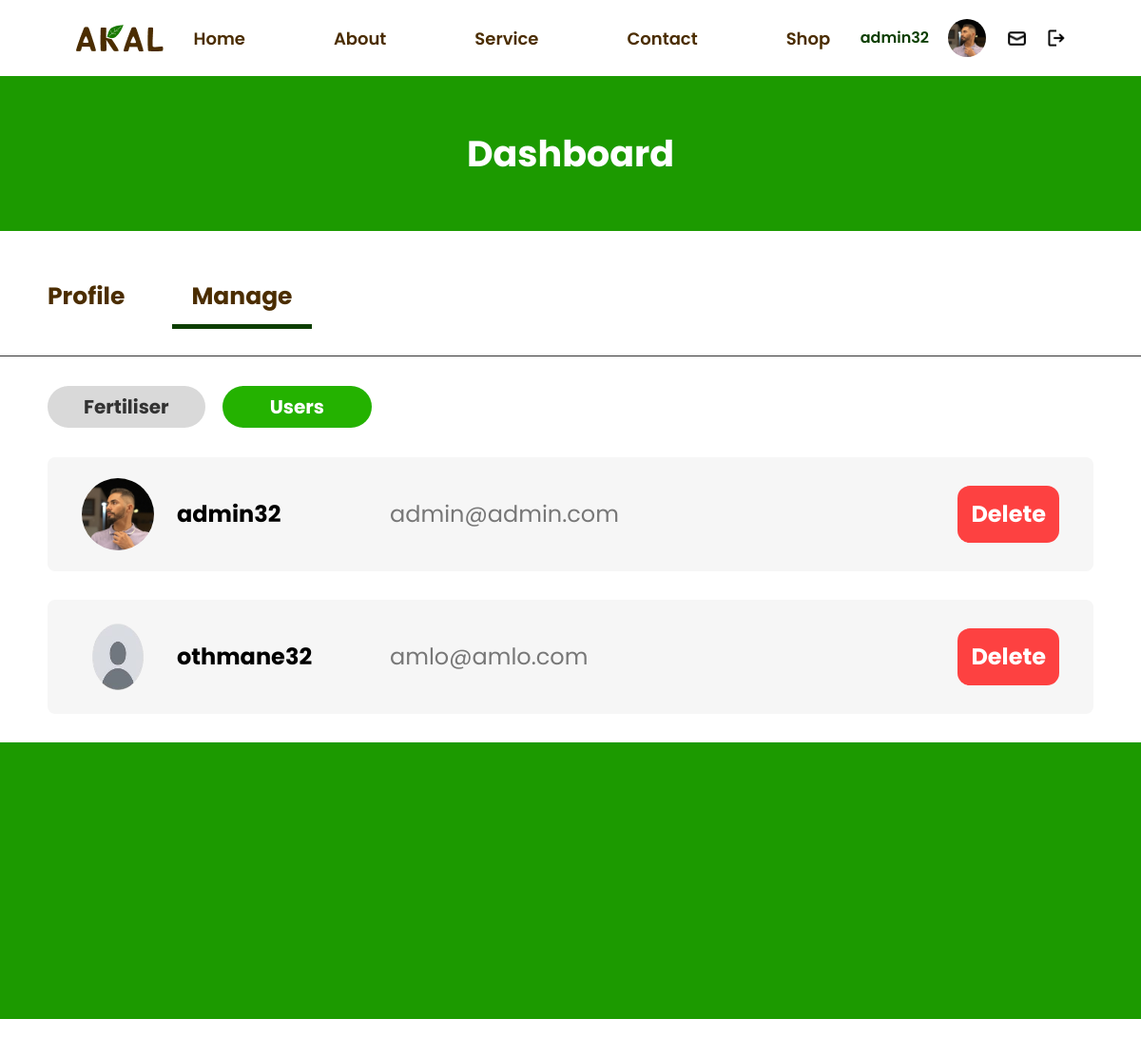
/manageUsers (signed in), run on an earlier commit of the app's database.
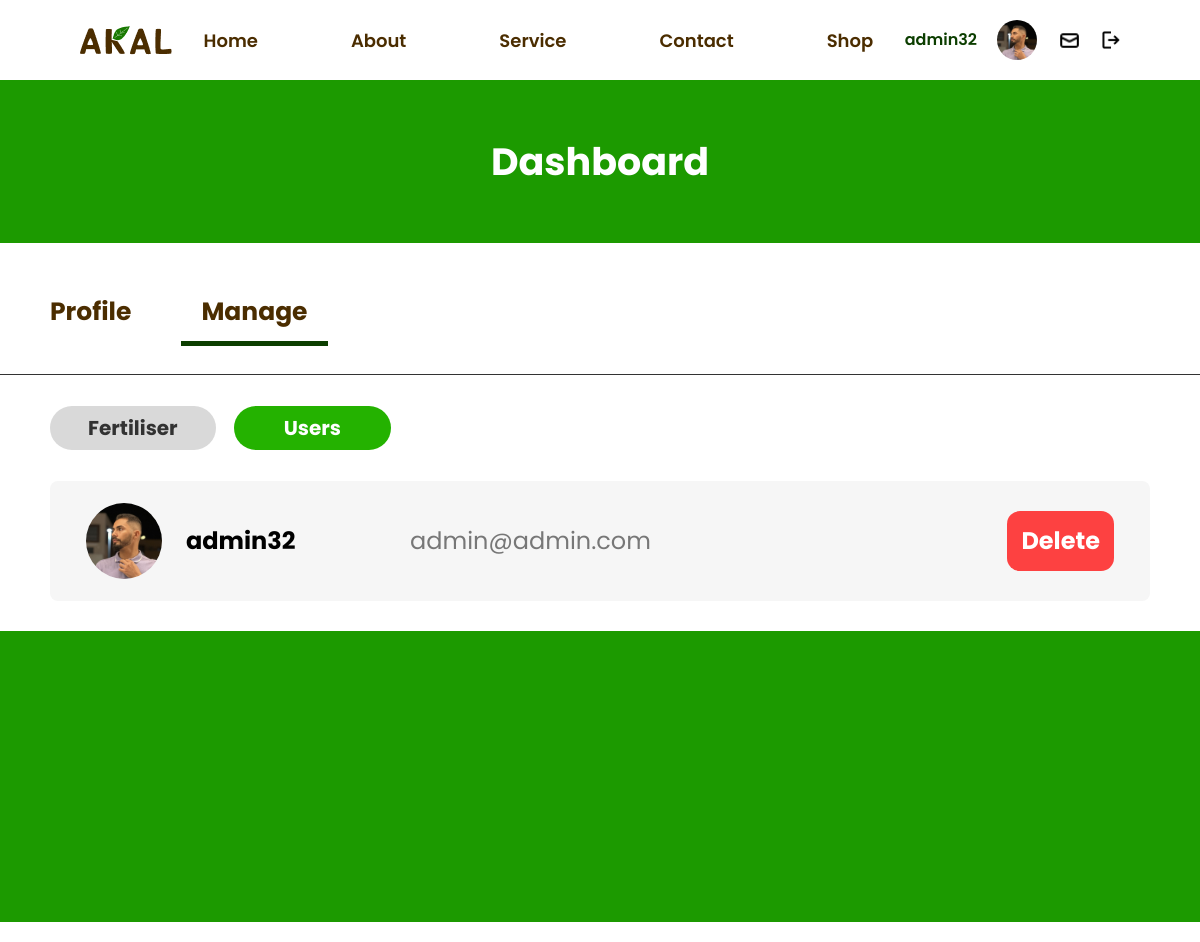
And on a later commit of the database.
### tables this page shows
CREATE TABLE "user" (
	"user_id"	INTEGER NOT NULL,
	"full_name"	TEXT,
	"email"	TEXT NOT NULL,
	"password"	TEXT NOT NULL,
	"sex"	INTEGER,
	"age"	INTEGER,
	"about"	TEXT,
	"username"	TEXT NOT NULL,
	"profile_path"	TEXT,
	"role"	INTEGER NOT NULL,
	PRIMARY KEY("user_id" AUTOINCREMENT)
);

### app.py (the view)
@app.route('/manageUsers')
@login_required
def manageUsers():
    con = sqlite3.connect("akal.db")
    con.row_factory = sqlite3.Row
    cur = con.cursor()
    cur.execute("SELECT user_id, username, profile_path, email  FROM user")
    users = cur.fetchall()
    con.close()
    if(current_user.role == 1):
        return render_template("manageUsers.html",users=users)
    else:
        return render_template("profile.html",current_user=current_user)

### app.py (called while the page is built)
@login_manager.user_loader
def load_user(user_id):
    con = sqlite3.connect("akal.db")
    cur = con.cursor()
    cur.execute("SELECT * FROM user WHERE user_id = ?", (user_id,))
    user = cur.fetchone()
    if user:
        return User(user_id=user[0], full_name=user[1], email=user[2], password=user[3],sex=user[4],age=user[5],about=user[6],username=user[7],profile_path=user[8],role=user[9])
    return None

### templates/manageUsers.html (shortened to what this page needs)
{% extends 'layout.html' %} {% block body %} {% block content %}
<section class="noAnimation bg-darkGreen sm:py-[53px] py-[37px] text-center">
  <h2 class="font-bold lg:text-[38px] text-[26px] text-white">Dashboard</h2>
</section>
<section
  class="noAnimation pb-[28px] sm:pt-[50px] sm:pl-[50px] p-[30px] font-bold lg:text-[25px] text-[18px] text-brown lg:gap-[50px] sm:gap-[30px] flex justify-center sm:justify-start gap-[40px] border-b border-[#333333]"
>
  <a href="{{ url_for('profile') }}">Profile</a>
  <a
    class="border-b-[5px] border-[#0C3E00] px-[20px] pb-[10px]"
    href="{{ url_for('manageFertilizers') }}"
    >Manage</a
  >
</section>
<section
  class="font-bold sm:text-[20px] text-[14px] p-[31px] sm:px-[50px] flex sm:gap-[18px] gap-[13px] justify-center sm:justify-start"
>
  <a
    href="{{ url_for('manageFertilizers') }}"
    class="text-[#323232] sm:px-[38px] px-[30px] bg-[#D9D9D9] py-[7px] rounded-[22px]"
    >Fertiliser</a
  >
  <a
    href="{{ url_for('manageFertilizers') }}"
    class="text-white sm:px-[50px] px-[37px] bg-main py-[7px] rounded-[22px]"
    >Users</a
  >
</section>
<section
  class="flex flex-col px-[30px] sm:px-[50px] sm:gap-[30px] gap-[13px] pb-[30px]"
>
  {% for user in users %}
  <form
    action="{{url_for('deleteUsers')}}"
    method="post"
    class="w-full bg-[#F6F6F6] rounded-[8px] flex justify-between items-center py-[12px] sm:py-[22px] px-[21px] sm:px-[36px]"
  >
    <div class="flex sm:gap-[24px] gap-[19px] items-center">
      <img
        src="{{ user.profile_path if user.profile_path else '/static/images/avatar.png' }}"
        alt="user"
        class="rounded-full sm:w-[76px] sm:h-[76px] h-[52px] w-[52px]"
      />
      <h3 class="font-bold sm:text-[24px] text-[16px] lg:w-[200px]">
        {{ user.username }}
      </h3>
      <p class="hidden lg:block text-[24px] text-[#777777]">{{ user.email }}</p>
    </div>
    <button
      type="submit"
      class="text-[24px] text-white font-bold px-[14px] py-[12px] bg-[#FD4141] hidden sm:block rounded-[13px]"
    >
      Delete
    </button>
  </form>
  {% endfor %}
</section>
{% endblock %} {% endblock %}

### templates/layout.html (shortened to what this page needs)
<!DOCTYPE html>
<html lang="en" class="scroll-smooth">
  <head>
    <script src="https://cdn.tailwindcss.com"></script>
  </head>
  <body class="font-poppins">
    <header
      class="flex justify-between items-center py-5 px-[30px] lg:px-[80px] sm:px-[50px] relative"
    >
      <a href="{{ url_for('index')}}"
        ><img src="/static/images/logobrown.png" alt="logo"
      /></a>
      <ul
        class="hidden sm:flex lg:gap-[93px] gap-[43px] text-brown lg:text-[18px] md:text-[16px] font-semibold"
      >
        <a href="/"><li>Home</li></a>
        <a href="#about"><li>About</li></a>
        <a href="#services"><li>Service</li></a>
        <a href="{{ url_for('contact') }}"><li>Contact</li></a>
        {% if current_user.is_authenticated %}
        <a href="{{ url_for('shop') }}"><li>Shop</li></a>
        {% endif %}
      </ul>
      {% if current_user.is_authenticated %}
      <div class="hidden sm:flex gap-[20px] justify-center items-center">
        <h2 class="text-[#0C3E00] font-semibold">{{current_user.username}}</h2>
        <a href="{{ url_for('profile') }}">
          <img
            src="{{ current_user.profile_path if current_user.profile_path else '/static/images/avatar.png' }}"
            alt="avatar"
            class="w-[40px] h-[40px] rounded-full"
          />
        </a>
        <div class="flex gap-[20px] items-center">
          {% if current_user.role == 1 %}
          <a href="{{ url_for('messages') }}">
            <img
              src="/static/images/icons/message.png"
              alt="message"
              class="w-[25px] h-[25px]"
            />
          </a>
          {% endif %}
          <a href="{{ url_for('logout') }}">
            <img
              src="/static/images/icons/out.png"
              alt="logout"
              class="w-[18px] h-[18px]"
            />
          </a>
        </div>
      </div>
      {% endif %}
    </header>
    {% block content %}{% endblock %}
    <footer
      class="bg-darkGreen font-bold lg:px-[80px] lg:gap-[78px] sm:gap-[50px] gap-[58px] flex flex-col text-center flex-col lg:pt-[120px] lg:pb-[30px] sm:py-[30px] py-[40px]"
    >
    </footer>
  </body>
</html>

### templates/layout.html (style rules this page uses)
.noAnimation { opacity: 0; filter: blur(5px); transition: all 1s; transform: translateY(50px); }
.animateScroll { opacity: 1; filter: blur(0); transform: translateY(0); }

What changed in the data, as far as the page shows it:
removed user: shows a picture, username "othmane32", email "amlo@amlo.com"
